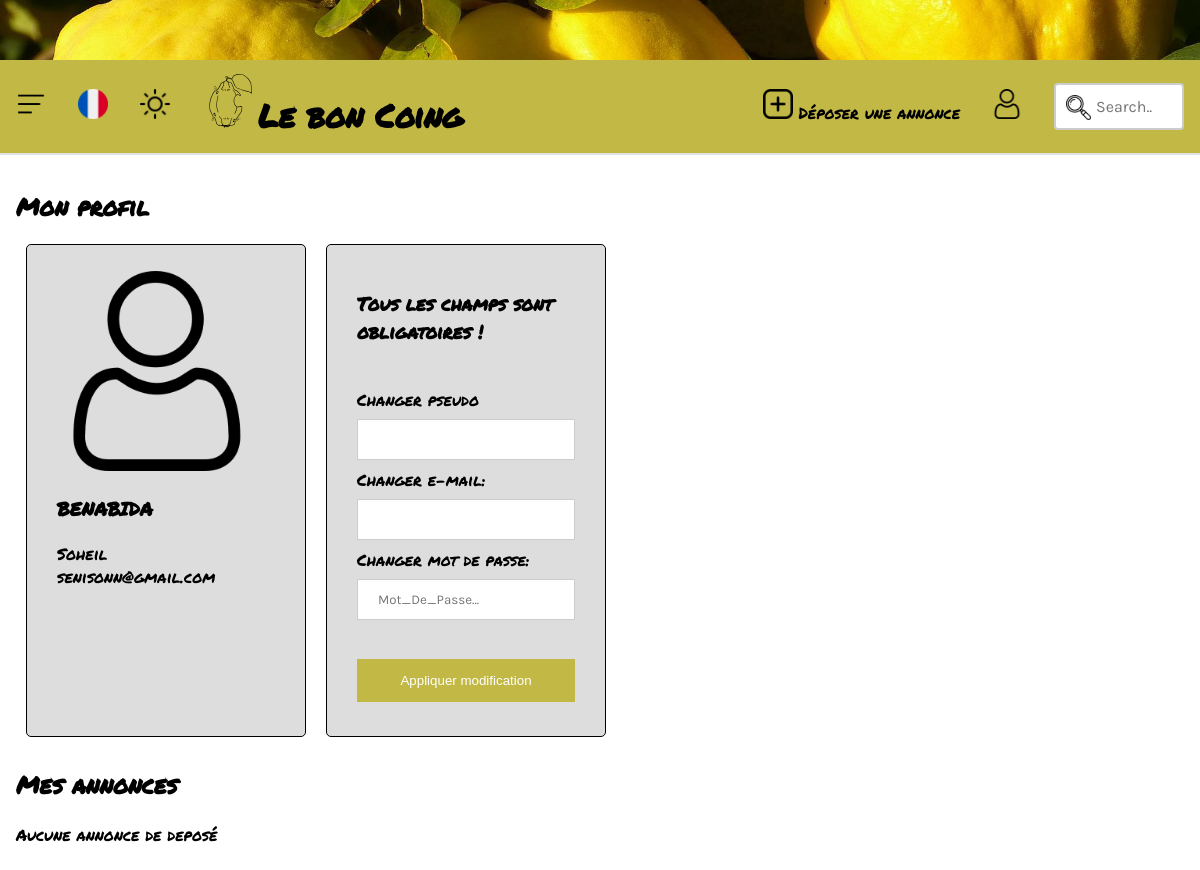
The app's page /gestion.php (signed in) with its own data.
### tables this page shows
CREATE TABLE user(
  id INTEGER PRIMARY KEY AUTOINCREMENT,
  genre VARCHAR(255),
  prenom VARCHAR(255),
  nom VARCHAR(255),
  date_n DATE,
  pseudo VARCHAR(255),
  mdp VARCHAR(255),
  email VARCHAR(255),
  statut INT DEFAULT 0
);

### gestion.php (the view, shortened to what this page needs)
<!DOCTYPE html>
<html lang="fr">
<head>
    <link rel="stylesheet" href="css/accueil.css">
    <link rel="stylesheet" href="css/commun.css">
</head>
<body>
<header id="header"></header>
<div id="navbar" class="navbar">
    <div class="dropdown">
        <button class="dropbtn" onclick="deroulerMenu('myDropdown')">
            <img src="imgs/hamburger.png" alt="icone de menu" width="30" height="30">
        </button>
    </div>
    <div class="dropdown">
        <button class="dropbtn" onclick="deroulerMenu('myDropdown2')">
            <img src="imgs/france.png" alt="icone du drapeau français" width="30">
        </button>
    </div>
    <button class="nigthbtn" onclick="changerMode()">
        <img id="mode" src="imgs/sun.png" alt="icone de soleil" width="30" height="30">
    </button>
    <div class="nametag w7">
        <a href="home.php">
            <img src="imgs/coing_so.svg" alt="Logo du site" width="50">
            <h1>Le bon Coing</h1>
        </a>
    </div>
    <a href="deposer_annonce.php"><img src="imgs/more.png" alt="icone ajout" width="30"> Déposer une annonce</a>
    <?php
    if (isset($_SESSION['pseudo']))
        echo "<a href=\"gestion.php\"><img src=\"imgs/user.png\" alt=\"icone de compte\" width=\"30\"></a>";
    else
        echo "<a href=\"connexion.php\"><img src=\"imgs/user.png\" alt=\"icone de compte\" width=\"30\"></a>";
    ?>
    <form>
        <label>
            <input class="search-barre" type="text" name="search" placeholder="Search..">
        </label>
    </form>
</div>
<div class="content">
    <section>
        <?php
        function afficher_user($user_tmp)
        {
            echo '<div>';
            echo '<article>';
            echo '<form action="user_list.php" method="POST">';
            echo '<img src="imgs/user.png" alt="logo de compte" width="200">';
            echo '<form>';
            echo '<h3><label>' . $user_tmp['nom'] . '</label></h3>';
            echo '<label>' . $user_tmp['prenom'] . '</label>';
            echo '<br/>';
            echo '<label>' . $user_tmp['email'] . '</label>';
            echo '<br/>';
            echo '</form>';
            echo '</article>';
            echo '<article>
            <form method="POST" action="modifier_profil.php" >
            <h3><label>Tous les champs sont obligatoires !</label></h3>
            <br>
            <label>Changer pseudo<br><input type="text" name="pseudo"></label>
            <br>
            <label>Changer e-mail:<br><input type="text" name="email"></label>
            <br>
            <label>Changer mot de passe:<br><input type="password" name="mdp" placeholder="Mot_De_Passe..." required="required">
            </label><br/>
            <br>
            <label><button type="submit" name="id_user" value="' . $user_tmp['id'] . '">Appliquer modification</button></label>
            </form>';
            echo '</article>';
            echo '</div>';
        }
        if (isset($_SESSION['pseudo']) && isset($_SESSION['statut'])) {
            $pdo = connexion('bdd.db');
            try {
                $req = $pdo->prepare("SELECT * FROM user WHERE pseudo LIKE :pseudo");
                $pseudo = $_SESSION['pseudo'];
                $req->bindParam(":pseudo", $pseudo);
                $req->execute();
                $user_info = $req->fetchAll(PDO::FETCH_ASSOC);
                $user_tmp = $user_info[0];
                $user_id = $user_tmp['id'];
                $req2 = $pdo->prepare("SELECT * FROM annonce_p WHERE id_u LIKE :user_id");
                $req2->bindParam(":user_id", $user_id);
                $req2->execute();
                echo '<h1>Mon profil</h1>';
                afficher_user($user_tmp);
                echo '<h1>Mes annonces</h1>';
                if ($req2->rowCount() == 0) {
                    echo 'Aucune annonce de deposé';
                }
            } catch (PDOException $e) {
                echo $e->getMessage();
                echo '<p>Problème avec la base</p>';
            }
        }
        ?>
    </section>
</div>
</body>
</html>

### css/accueil.css (style rules this page uses)
.rechercher button[type=submit], article > form button[type=submit] { background-color: #c2b845; color: white; padding: 14px 20px; margin: 8px auto; border: none; cursor: pointer; width: 100%; }

### css/commun.css (style rules this page uses)
body { background: #ffffff; margin: auto; width: 100%; font-family: 'Permanent Marker', cursive; }
#header { height: 60px; background: url("../imgs/coings.jpg") center; background-size: cover; }
.navbar { display: flex; overflow: hidden; background-color: #c2b845; font-family: 'Permanent Marker', cursive; border-bottom: rgb(222, 226, 230) 2px solid !important; flex-wrap: nowrap; align-items: center; justify-content: space-between; top: 0; width: 100%; }
.navbar a { float: left; font-size: 16px; color: black; text-align: center; padding: 14px 16px; text-decoration: none; }
.navbar a > h1 { display: inline-block; margin: 0 auto; }
.w7 { flex-grow: 7; }
.nametag { align-self: center; }
.nametag a { margin-left: auto; margin-right: auto; }
.dropdown { float: left; overflow: hidden; }
.dropdown .dropbtn { cursor: pointer; font-size: 16px; border: none; outline: none; color: white; padding: 14px 16px; background-color: inherit; font-family: inherit; margin: 0; }
form { padding: 14px 16px; }
.search-barre { width: 130px; box-sizing: border-box; border: 2px solid #ccc; border-radius: 4px; font-size: 16px; background-color: white; background-image: url('../imgs/transparency.png'); background-size: 25px; background-position: 10px 10px; background-repeat: no-repeat; padding: 12px 20px 12px 40px; -webkit-transition: width 0.4s ease-in-out; transition: width 0.4s ease-in-out; font-family: 'Karla', sans-serif; }
.nigthbtn { cursor: pointer; float: left; border: none; padding: 14px 16px; background-color: inherit; font-family: inherit; margin: 0; }
.depos_annonce input[type=text], .depos_annonce textarea, .depos_annonce select, article input[type=text], article textarea, article input[type=password] { width: 100%; padding: 12px 20px; margin: 8px 0; display: inline-block; border: 1px solid #ccc; box-sizing: border-box; font-family: 'Karla', sans-serif; }
.content { width: 100%; }
section { padding: 14px 16px; margin-bottom: 10px; }
section > div { display: flex; }
article { border: 1px solid black; border-radius: 5px; background-color: #dddddd; padding: 12px 14px; margin: 0 10px 10px 10px; width: 250px; }
article img { margin: 0 auto; }

### records on screen
user: nom "BENABIDA", prenom "Soheil", email "senisonn@gmail.com"
